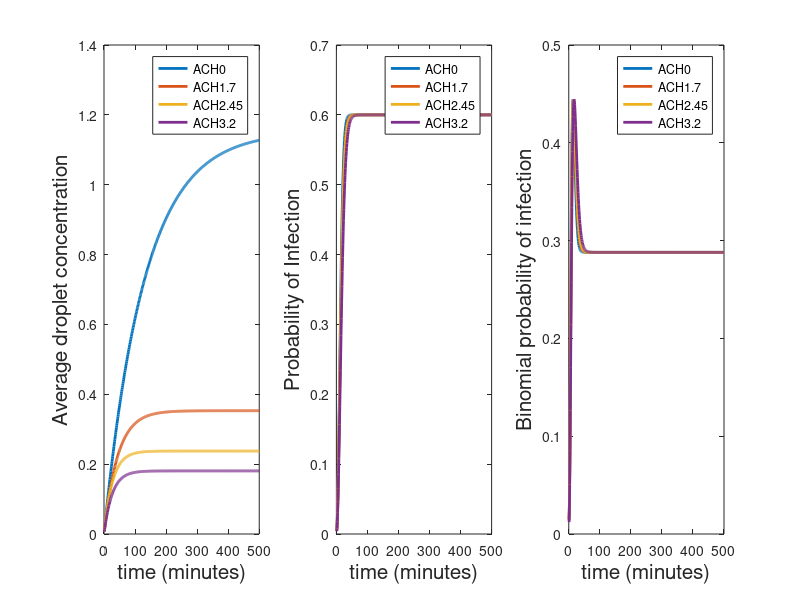

MATLAB code to generate this figure:
figure(1), clf
R = [0.53/60,0.48/60,0.52/60,0.41/60];
lambda = [0.46/60,1.36/60,2.19/60,2.27/60];
%C(1)=C(1)/k
for i = 1:4
    C(1) = R(i);
    k = lambda(i);
    p(1)=0.6*(1-exp(-C(1))); %We are assuming that most people are
    pb(1)=(factorial(3)/(factorial(2)*factorial(1)))*p(1)^1*(1-p(1))^2;
    for j=2:1:500
    C(j)=(C(1)/k)*(1-exp(-k*j));
    p(j)=0.6*(1-exp(C(j)/k-(C(1)/k)*j));
    pb(j)=(factorial(3)/(factorial(2)*factorial(1)))*p(j)^1*(1-p(j))^2;
    end
subplot(1,3,1)
plot(C,'LineWidth',2);hold on
ylabel('Average droplet concentration','FontSize',15), xlabel('time (minutes)','FontSize',15)
subplot(1,3,2)
plot(p,'LineWidth',2);hold on
ylabel('Probability of Infection','FontSize',15), xlabel('time (minutes)','FontSize',15)
subplot(1,3,3)
plot(pb,'LineWidth',2);hold on
ylabel('Binomial probability of infection','FontSize',15), xlabel('time (minutes)','FontSize',15)
end
subplot(1,3,1)
legend('ACH0','ACH1.7','ACH2.45','ACH3.2')
subplot(1,3,2)
legend('ACH0','ACH1.7','ACH2.45','ACH3.2')
subplot(1,3,3)
legend('ACH0','ACH1.7','ACH2.45','ACH3.2')